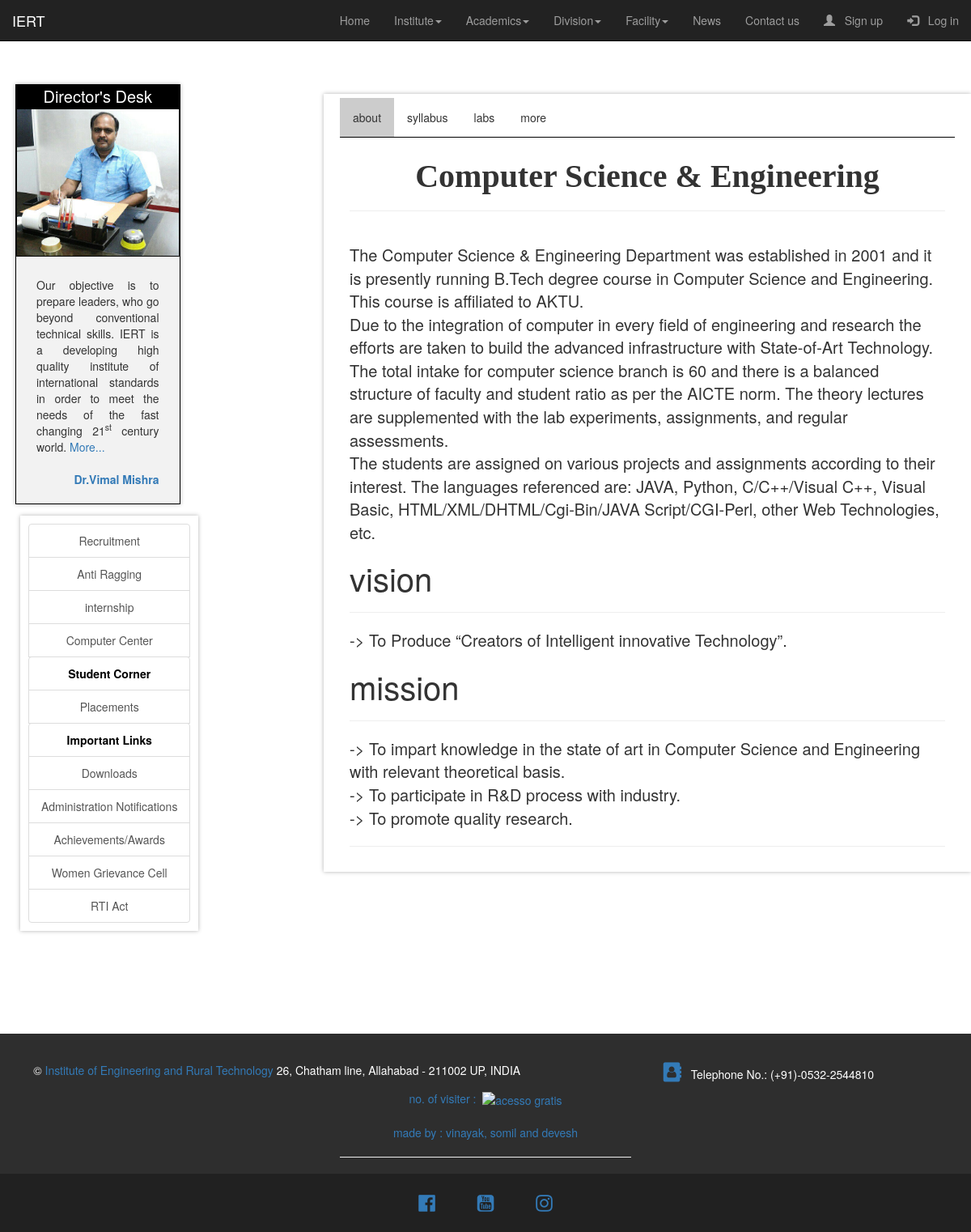
Before: /Computer_science_and_engg with the older database file.
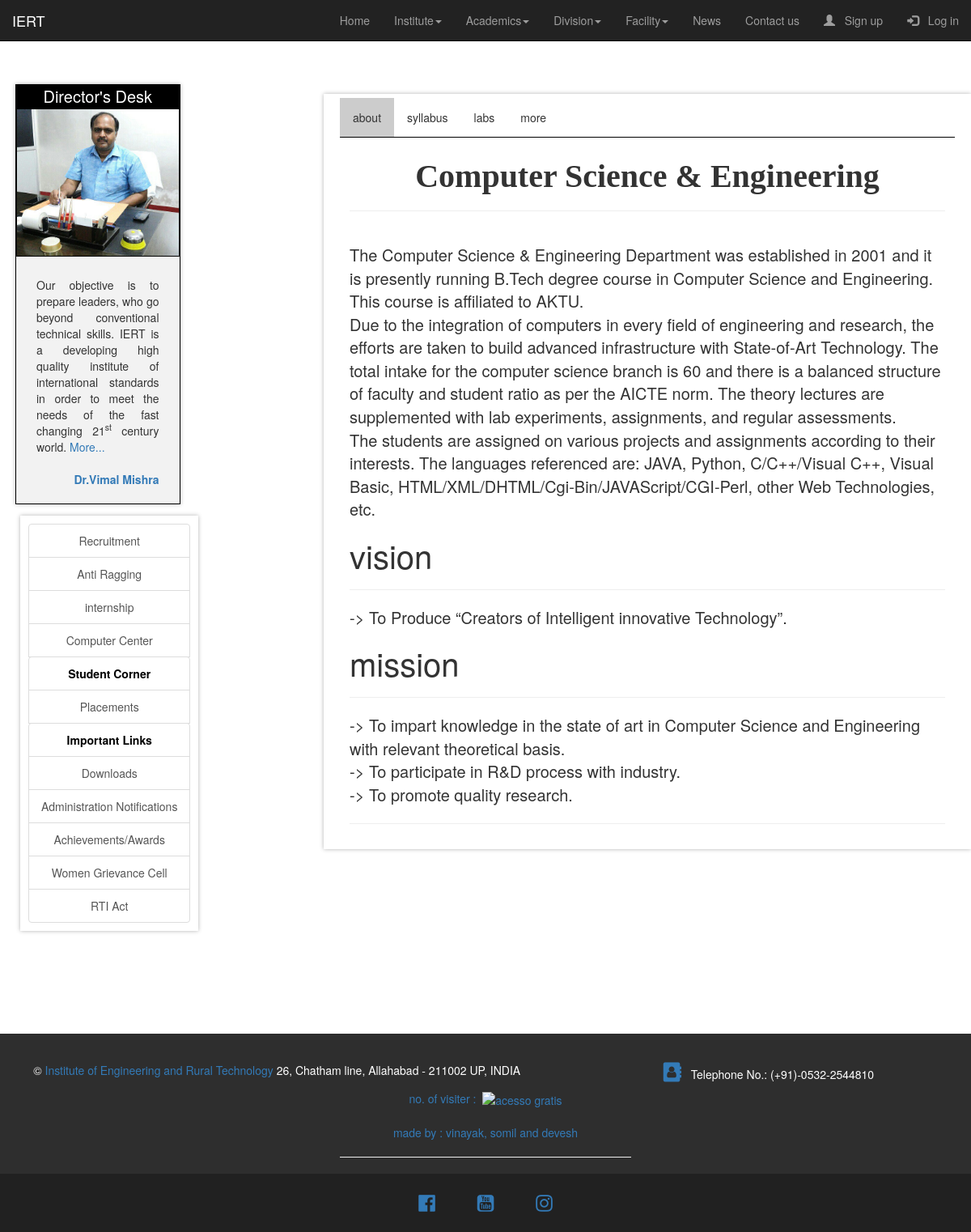
After: the same page with the newer database file.
### home/models.py (models this page shows, shortened)
class degree_detail(models.Model):
    branch = models.CharField(max_length=300)
    branch_imformation = models.TextField(null=True, blank=True)
    branch_vision = models.TextField(null=True, blank=True)
    branch_lab = models.TextField(null=True, blank=True)
    branch_syllabus = models.TextField(null=True, blank=True)
    branch_mission = models.TextField(null=True, blank=True)

### home/views.py (the view)
def Computer_science_and_engg(request):
    a = "Computer Science & Engineering"
    teacher = facultys.objects.all().filter(branch=a)
    notices = notice_board.objects.filter(branch=a)
    bra = degree_detail.objects.filter(branch="Computer Science & Engineering")
    bd = {
        "title": "Computer science and engg",
        "notice": notices,
        "teacher": teacher,
        "bra": bra,
    }
    return render(request, "home/degree_division.html", bd)

### templates/home/degree_division.html (shortened to what this page needs)
{% extends "home/index.html" %}
{% block start %}
  <div class="col-md-8 rest">
    <div class="tab">
     <button class="tablinks" onclick="openTab(event, 'about')"  id="defaultOpen" >about</button>
     <button class="tablinks" onclick="openTab(event, 'syllabus')">syllabus</button>
     <button class="tablinks" onclick="openTab(event, 'labs')">labs</button>
     <button class="tablinks" onclick="openTab(event, 'more')">more</button>
    </div>
  <div id="about" class="tabcontent">
    {% for i in bra %}
    {% if i.branch %}
    <h1 class="dtitle" style="font-size: 4rem ; font-family: serif; font-weight: bold; text-align: center;">{{i.branch}}</h1>
    {% else %}
    <h1 class="dtitle" style="font-size: 4rem ; font-family: serif; font-weight: bold; text-align: center;">not available</h1>
    {% endif %}
    <hr/>
    <br/>
    {% if i.branch_imformation %}
    <div style="font-size: 2rem ;">{{i.branch_imformation|safe}}</div>
    {% endif %}
    {% if i.branch_vision %}
    <h2 style="font-size: 4rem ;">vision</h2>
    <hr/>
    <div style="font-size: 2rem ;">{{i.branch_vision|safe}}</div>
    {% endif %}
    {% if i.branch_mission %}
    <h2 style="font-size: 4rem ;">mission</h2>
    <hr/>
    <div style="font-size: 2rem ;">{{i.branch_mission|safe}}</div>
    {% endif %}
    {% endfor %}
    <hr/>
  </div>
{% endblock %}

Changed rows visible on the page:
changed degree_detail "Computer Science & Engineering": branch_imformation "…to the integration of computer in every field of engineering and research the efforts are taken to build the advanced infrastructure with State-of-Art Technology. The total intake for computer science branch is 60 and there is a balanced structure of faculty and student ratio as per the AICTE norm. The theory lectures are supplemented with the lab experiments, assignments, and regular assessments. The students are assigned on various projects and assignments according to their interest. The languages referenced are: JAVA, Python, C/C++/Visual C++, Visual Basic, HTML/XML/DHTML/Cgi-Bin/JAVA Script/CGI-Perl, other Web Technologies, etc." → "…to the integration of computers in every field of engineering and research, the efforts are taken to build advanced infrastructure with State-of-Art Technology. The total intake for the computer science branch is 60 and there is a balanced structure of faculty and student ratio as per the AICTE norm. The theory lectures are supplemented with lab experiments, assignments, and regular assessments. The students are assigned on various projects and assignments according to their interests. The languages referenced are: JAVA, Python, C/C++/Visual C++, Visual Basic, HTML/XML/DHTML/Cgi-Bin/JAVAScript/CGI-Perl, other Web Technologies, etc."
